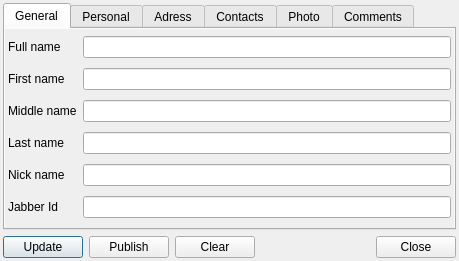
<ui version="4.0" >
 <class>VCardDialogClass</class>
 <widget class="QDialog" name="VCardDialogClass" >
  <property name="geometry" >
   <rect>
    <x>0</x>
    <y>0</y>
    <width>459</width>
    <height>259</height>
   </rect>
  </property>
  <property name="windowTitle" >
   <string>VCardDialog</string>
  </property>
  <layout class="QVBoxLayout" >
   <property name="leftMargin" >
    <number>3</number>
   </property>
   <property name="topMargin" >
    <number>3</number>
   </property>
   <property name="rightMargin" >
    <number>3</number>
   </property>
   <property name="bottomMargin" >
    <number>3</number>
   </property>
   <item>
    <widget class="QTabWidget" name="twtVCard" >
     <property name="currentIndex" >
      <number>0</number>
     </property>
     <widget class="QWidget" name="tabGeberal" >
      <property name="autoFillBackground" >
       <bool>true</bool>
      </property>
      <attribute name="title" >
       <string>General</string>
      </attribute>
      <layout class="QGridLayout" >
       <property name="leftMargin" >
        <number>3</number>
       </property>
       <property name="topMargin" >
        <number>3</number>
       </property>
       <property name="rightMargin" >
        <number>3</number>
       </property>
       <property name="bottomMargin" >
        <number>3</number>
       </property>
       <item row="0" column="0" >
        <widget class="QLabel" name="lblFullName" >
         <property name="text" >
          <string>Full name</string>
         </property>
         <property name="buddy" >
          <cstring>lneFullName</cstring>
         </property>
        </widget>
       </item>
       <item row="0" column="1" >
        <widget class="QLineEdit" name="lneFullName" />
       </item>
       <item row="1" column="0" >
        <widget class="QLabel" name="lblFirstName" >
         <property name="text" >
          <string>First name</string>
         </property>
         <property name="buddy" >
          <cstring>lneFirstName</cstring>
         </property>
        </widget>
       </item>
       <item row="1" column="1" >
        <widget class="QLineEdit" name="lneFirstName" />
       </item>
       <item row="2" column="0" >
        <widget class="QLabel" name="lblMiddleName" >
         <property name="text" >
          <string>Middle name</string>
         </property>
         <property name="buddy" >
          <cstring>lneMiddleName</cstring>
         </property>
        </widget>
       </item>
       <item row="2" column="1" >
        <widget class="QLineEdit" name="lneMiddleName" />
       </item>
       <item row="3" column="0" >
        <widget class="QLabel" name="lblLastName" >
         <property name="text" >
          <string>Last name</string>
         </property>
         <property name="buddy" >
          <cstring>lneLastName</cstring>
         </property>
        </widget>
       </item>
       <item row="3" column="1" >
        <widget class="QLineEdit" name="lneLastName" />
       </item>
       <item row="4" column="0" >
        <widget class="QLabel" name="lblNickName" >
         <property name="text" >
          <string>Nick name</string>
         </property>
         <property name="buddy" >
          <cstring>lneNickName</cstring>
         </property>
        </widget>
       </item>
       <item row="4" column="1" >
        <widget class="QLineEdit" name="lneNickName" />
       </item>
       <item row="5" column="0" >
        <widget class="QLabel" name="lblJabberId" >
         <property name="text" >
          <string>Jabber Id</string>
         </property>
         <property name="buddy" >
          <cstring>lneJabberId</cstring>
         </property>
        </widget>
       </item>
       <item row="5" column="1" >
        <widget class="QLineEdit" name="lneJabberId" />
       </item>
      </layout>
     </widget>
     <widget class="QWidget" name="tabPersonal" >
      <property name="autoFillBackground" >
       <bool>true</bool>
      </property>
      <attribute name="title" >
       <string>Personal</string>
      </attribute>
      <layout class="QGridLayout" >
       <property name="leftMargin" >
        <number>3</number>
       </property>
       <property name="topMargin" >
        <number>3</number>
       </property>
       <property name="rightMargin" >
        <number>3</number>
       </property>
       <property name="bottomMargin" >
        <number>3</number>
       </property>
       <item row="0" column="0" >
        <widget class="QLabel" name="lblBirthday" >
         <property name="text" >
          <string>Birthday</string>
         </property>
         <property name="buddy" >
          <cstring>dedBirthday</cstring>
         </property>
        </widget>
       </item>
       <item row="0" column="1" >
        <widget class="QDateEdit" name="dedBirthday" >
         <property name="sizePolicy" >
          <sizepolicy vsizetype="Fixed" hsizetype="Expanding" >
           <horstretch>0</horstretch>
           <verstretch>0</verstretch>
          </sizepolicy>
         </property>
         <property name="calendarPopup" >
          <bool>true</bool>
         </property>
         <property name="currentSectionIndex" >
          <number>0</number>
         </property>
        </widget>
       </item>
       <item row="0" column="2" >
        <widget class="QLabel" name="lblGender" >
         <property name="text" >
          <string>Gender</string>
         </property>
         <property name="buddy" >
          <cstring>cmbGender</cstring>
         </property>
        </widget>
       </item>
       <item row="0" column="3" >
        <widget class="QComboBox" name="cmbGender" >
         <property name="sizePolicy" >
          <sizepolicy vsizetype="Fixed" hsizetype="Expanding" >
           <horstretch>0</horstretch>
           <verstretch>0</verstretch>
          </sizepolicy>
         </property>
         <property name="editable" >
          <bool>true</bool>
         </property>
         <item>
          <property name="text" >
           <string>Male</string>
          </property>
         </item>
         <item>
          <property name="text" >
           <string>Female</string>
          </property>
         </item>
        </widget>
       </item>
       <item row="1" column="0" >
        <widget class="QLabel" name="lblMaritial" >
         <property name="text" >
          <string>Maritial status</string>
         </property>
         <property name="buddy" >
          <cstring>lneMaritial</cstring>
         </property>
        </widget>
       </item>
       <item row="1" column="1" colspan="3" >
        <widget class="QLineEdit" name="lneMaritial" />
       </item>
       <item row="2" column="0" >
        <widget class="QLabel" name="lblOcuupation" >
         <property name="text" >
          <string>Occupation</string>
         </property>
         <property name="buddy" >
          <cstring>lneTitle</cstring>
         </property>
        </widget>
       </item>
       <item row="2" column="1" colspan="3" >
        <widget class="QLineEdit" name="lneTitle" />
       </item>
       <item row="3" column="0" >
        <widget class="QLabel" name="lblCompany" >
         <property name="text" >
          <string>Company</string>
         </property>
         <property name="buddy" >
          <cstring>lneCompany</cstring>
         </property>
        </widget>
       </item>
       <item row="3" column="1" colspan="3" >
        <widget class="QLineEdit" name="lneCompany" />
       </item>
       <item row="4" column="0" >
        <widget class="QLabel" name="lblDepartment" >
         <property name="text" >
          <string>Department</string>
         </property>
         <property name="buddy" >
          <cstring>lneDepartment</cstring>
         </property>
        </widget>
       </item>
       <item row="4" column="1" colspan="3" >
        <widget class="QLineEdit" name="lneDepartment" />
       </item>
       <item row="5" column="0" >
        <widget class="QLabel" name="lblRole" >
         <property name="text" >
          <string>Role</string>
         </property>
         <property name="buddy" >
          <cstring>lneRole</cstring>
         </property>
        </widget>
       </item>
       <item row="5" column="1" colspan="3" >
        <widget class="QLineEdit" name="lneRole" />
       </item>
       <item row="6" column="0" >
        <widget class="QLabel" name="lblHomePage" >
         <property name="text" >
          <string>Home page</string>
         </property>
         <property name="buddy" >
          <cstring>lneHomePage</cstring>
         </property>
        </widget>
       </item>
       <item row="6" column="1" colspan="3" >
        <widget class="QLineEdit" name="lneHomePage" />
       </item>
      </layout>
     </widget>
     <widget class="QWidget" name="tabAdress" >
      <property name="autoFillBackground" >
       <bool>true</bool>
      </property>
      <attribute name="title" >
       <string>Adress</string>
      </attribute>
      <layout class="QHBoxLayout" >
       <property name="leftMargin" >
        <number>3</number>
       </property>
       <property name="topMargin" >
        <number>3</number>
       </property>
       <property name="rightMargin" >
        <number>3</number>
       </property>
       <property name="bottomMargin" >
        <number>3</number>
       </property>
       <item>
        <widget class="QGroupBox" name="grbHomeAdress" >
         <property name="title" >
          <string>Home</string>
         </property>
         <property name="flat" >
          <bool>true</bool>
         </property>
         <layout class="QGridLayout" >
          <property name="leftMargin" >
           <number>0</number>
          </property>
          <property name="topMargin" >
           <number>0</number>
          </property>
          <property name="rightMargin" >
           <number>0</number>
          </property>
          <property name="bottomMargin" >
           <number>0</number>
          </property>
          <item row="0" column="0" >
           <widget class="QLabel" name="lblHomeStreet" >
            <property name="text" >
             <string>Street</string>
            </property>
            <property name="buddy" >
             <cstring>lneHomeStreet</cstring>
            </property>
           </widget>
          </item>
          <item row="0" column="1" >
           <widget class="QLineEdit" name="lneHomeStreet" />
          </item>
          <item row="1" column="0" >
           <widget class="QLabel" name="lblHomeCity" >
            <property name="text" >
             <string>City</string>
            </property>
            <property name="buddy" >
             <cstring>lneHomeCity</cstring>
            </property>
           </widget>
          </item>
          <item row="1" column="1" >
           <widget class="QLineEdit" name="lneHomeCity" />
          </item>
          <item row="2" column="0" >
           <widget class="QLabel" name="lblHomeState" >
            <property name="text" >
             <string>State</string>
            </property>
            <property name="buddy" >
             <cstring>lneHomeState</cstring>
            </property>
           </widget>
          </item>
          <item row="2" column="1" >
           <widget class="QLineEdit" name="lneHomeState" />
          </item>
          <item row="3" column="0" >
           <widget class="QLabel" name="lblHomeZip" >
            <property name="text" >
             <string>Zip code</string>
            </property>
            <property name="buddy" >
             <cstring>lneHomeZip</cstring>
            </property>
           </widget>
          </item>
          <item row="3" column="1" >
           <widget class="QLineEdit" name="lneHomeZip" />
          </item>
          <item row="4" column="0" >
           <widget class="QLabel" name="lblHomeCountry" >
            <property name="text" >
             <string>Country</string>
            </property>
            <property name="buddy" >
             <cstring>lneHomeCountry</cstring>
            </property>
           </widget>
          </item>
          <item row="4" column="1" >
           <widget class="QLineEdit" name="lneHomeCountry" />
          </item>
         </layout>
        </widget>
       </item>
       <item>
        <widget class="QGroupBox" name="grbWorkAdress" >
         <property name="title" >
          <string>Work</string>
         </property>
         <property name="flat" >
          <bool>true</bool>
         </property>
         <layout class="QGridLayout" >
          <property name="leftMargin" >
           <number>0</number>
          </property>
          <property name="topMargin" >
           <number>0</number>
          </property>
          <property name="rightMargin" >
           <number>0</number>
          </property>
          <property name="bottomMargin" >
           <number>0</number>
          </property>
          <item row="0" column="0" >
           <widget class="QLabel" name="lblWorkStreet" >
            <property name="text" >
             <string>Street</string>
            </property>
            <property name="buddy" >
             <cstring>lneWorkStreet</cstring>
            </property>
           </widget>
          </item>
          <item row="0" column="1" >
           <widget class="QLineEdit" name="lneWorkStreet" />
          </item>
          <item row="1" column="0" >
           <widget class="QLabel" name="lblWorkCity" >
            <property name="text" >
             <string>City</string>
            </property>
            <property name="buddy" >
             <cstring>lneWorkCity</cstring>
            </property>
           </widget>
          </item>
          <item row="1" column="1" >
           <widget class="QLineEdit" name="lneWorkCity" />
          </item>
          <item row="2" column="0" >
           <widget class="QLabel" name="lblWorkState" >
            <property name="text" >
             <string>State</string>
            </property>
            <property name="buddy" >
             <cstring>lneWorkState</cstring>
            </property>
           </widget>
          </item>
          <item row="2" column="1" >
           <widget class="QLineEdit" name="lneWorkState" />
          </item>
          <item row="3" column="0" >
           <widget class="QLabel" name="lblWorkZip" >
            <property name="text" >
             <string>Zip code</string>
            </property>
            <property name="buddy" >
             <cstring>lneWorkZip</cstring>
            </property>
           </widget>
          </item>
          <item row="3" column="1" >
           <widget class="QLineEdit" name="lneWorkZip" />
          </item>
          <item row="4" column="0" >
           <widget class="QLabel" name="lblWorkCountry" >
            <property name="text" >
             <string>Country</string>
            </property>
            <property name="buddy" >
             <cstring>lneWorkCountry</cstring>
            </property>
           </widget>
          </item>
          <item row="4" column="1" >
           <widget class="QLineEdit" name="lneWorkCountry" />
          </item>
         </layout>
        </widget>
       </item>
      </layout>
     </widget>
     <widget class="QWidget" name="tabContacts" >
      <property name="autoFillBackground" >
       <bool>true</bool>
      </property>
      <attribute name="title" >
       <string>Contacts</string>
      </attribute>
      <layout class="QHBoxLayout" >
       <property name="leftMargin" >
        <number>3</number>
       </property>
       <property name="topMargin" >
        <number>3</number>
       </property>
       <property name="rightMargin" >
        <number>3</number>
       </property>
       <property name="bottomMargin" >
        <number>3</number>
       </property>
       <item>
        <widget class="QGroupBox" name="grbEmail" >
         <property name="title" >
          <string>E-Mail</string>
         </property>
         <property name="flat" >
          <bool>true</bool>
         </property>
         <layout class="QVBoxLayout" >
          <property name="leftMargin" >
           <number>0</number>
          </property>
          <property name="topMargin" >
           <number>0</number>
          </property>
          <property name="rightMargin" >
           <number>0</number>
          </property>
          <property name="bottomMargin" >
           <number>0</number>
          </property>
          <item>
           <widget class="QListWidget" name="ltwEmails" />
          </item>
          <item>
           <layout class="QHBoxLayout" >
            <item>
             <widget class="QToolButton" name="tlbEmailAdd" >
              <property name="text" >
               <string>Add</string>
              </property>
             </widget>
            </item>
            <item>
             <widget class="QToolButton" name="tlbEmailDelete" >
              <property name="text" >
               <string>Delete</string>
              </property>
             </widget>
            </item>
            <item>
             <spacer>
              <property name="orientation" >
               <enum>Qt::Horizontal</enum>
              </property>
              <property name="sizeHint" >
               <size>
                <width>40</width>
                <height>0</height>
               </size>
              </property>
             </spacer>
            </item>
           </layout>
          </item>
         </layout>
        </widget>
       </item>
       <item>
        <widget class="QGroupBox" name="grbPhone" >
         <property name="title" >
          <string>Phone</string>
         </property>
         <property name="flat" >
          <bool>true</bool>
         </property>
         <layout class="QVBoxLayout" >
          <property name="leftMargin" >
           <number>0</number>
          </property>
          <property name="topMargin" >
           <number>0</number>
          </property>
          <property name="rightMargin" >
           <number>0</number>
          </property>
          <property name="bottomMargin" >
           <number>0</number>
          </property>
          <item>
           <widget class="QListWidget" name="ltwPhones" />
          </item>
          <item>
           <layout class="QHBoxLayout" >
            <item>
             <widget class="QToolButton" name="tlbPhoneAdd" >
              <property name="text" >
               <string>Add</string>
              </property>
             </widget>
            </item>
            <item>
             <widget class="QToolButton" name="tlbPhoneDelete" >
              <property name="text" >
               <string>Delete</string>
              </property>
             </widget>
            </item>
            <item>
             <spacer>
              <property name="orientation" >
               <enum>Qt::Horizontal</enum>
              </property>
              <property name="sizeHint" >
               <size>
                <width>20</width>
                <height>0</height>
               </size>
              </property>
             </spacer>
            </item>
           </layout>
          </item>
         </layout>
        </widget>
       </item>
      </layout>
     </widget>
     <widget class="QWidget" name="tabPhoto" >
      <property name="autoFillBackground" >
       <bool>true</bool>
      </property>
      <attribute name="title" >
       <string>Photo</string>
      </attribute>
      <layout class="QHBoxLayout" >
       <property name="leftMargin" >
        <number>3</number>
       </property>
       <property name="topMargin" >
        <number>3</number>
       </property>
       <property name="rightMargin" >
        <number>3</number>
       </property>
       <property name="bottomMargin" >
        <number>3</number>
       </property>
       <item>
        <widget class="QGroupBox" name="grbPhoto" >
         <property name="title" >
          <string>Photo</string>
         </property>
         <property name="flat" >
          <bool>true</bool>
         </property>
         <layout class="QVBoxLayout" >
          <property name="leftMargin" >
           <number>0</number>
          </property>
          <property name="topMargin" >
           <number>0</number>
          </property>
          <property name="rightMargin" >
           <number>0</number>
          </property>
          <property name="bottomMargin" >
           <number>0</number>
          </property>
          <item>
           <widget class="QLabel" name="lblPhoto" >
            <property name="sizePolicy" >
             <sizepolicy vsizetype="Expanding" hsizetype="Expanding" >
              <horstretch>0</horstretch>
              <verstretch>0</verstretch>
             </sizepolicy>
            </property>
            <property name="frameShape" >
             <enum>QFrame::Box</enum>
            </property>
            <property name="text" >
             <string/>
            </property>
            <property name="alignment" >
             <set>Qt::AlignCenter</set>
            </property>
           </widget>
          </item>
          <item>
           <layout class="QHBoxLayout" >
            <item>
             <widget class="QToolButton" name="tlbPhotoSave" >
              <property name="text" >
               <string>Save</string>
              </property>
             </widget>
            </item>
            <item>
             <widget class="QToolButton" name="tlbPhotoLoad" >
              <property name="text" >
               <string>Load</string>
              </property>
             </widget>
            </item>
            <item>
             <widget class="QToolButton" name="tlbPhotoClear" >
              <property name="text" >
               <string>Clear</string>
              </property>
             </widget>
            </item>
           </layout>
          </item>
         </layout>
        </widget>
       </item>
       <item>
        <widget class="QGroupBox" name="grbLogo" >
         <property name="title" >
          <string>Logo</string>
         </property>
         <property name="flat" >
          <bool>true</bool>
         </property>
         <layout class="QVBoxLayout" >
          <property name="leftMargin" >
           <number>0</number>
          </property>
          <property name="topMargin" >
           <number>0</number>
          </property>
          <property name="rightMargin" >
           <number>0</number>
          </property>
          <property name="bottomMargin" >
           <number>0</number>
          </property>
          <item>
           <widget class="QLabel" name="lblLogo" >
            <property name="sizePolicy" >
             <sizepolicy vsizetype="Expanding" hsizetype="Expanding" >
              <horstretch>0</horstretch>
              <verstretch>0</verstretch>
             </sizepolicy>
            </property>
            <property name="frameShape" >
             <enum>QFrame::Box</enum>
            </property>
            <property name="text" >
             <string/>
            </property>
            <property name="alignment" >
             <set>Qt::AlignCenter</set>
            </property>
           </widget>
          </item>
          <item>
           <layout class="QHBoxLayout" >
            <item>
             <widget class="QToolButton" name="tlbLogoSave" >
              <property name="text" >
               <string>Save</string>
              </property>
             </widget>
            </item>
            <item>
             <widget class="QToolButton" name="tlbLogoLoad" >
              <property name="text" >
               <string>Load</string>
              </property>
             </widget>
            </item>
            <item>
             <widget class="QToolButton" name="tlbLogoClear" >
              <property name="text" >
               <string>Clear</string>
              </property>
             </widget>
            </item>
           </layout>
          </item>
         </layout>
        </widget>
       </item>
      </layout>
     </widget>
     <widget class="QWidget" name="tabComments" >
      <property name="autoFillBackground" >
       <bool>true</bool>
      </property>
      <attribute name="title" >
       <string>Comments</string>
      </attribute>
      <layout class="QVBoxLayout" >
       <property name="leftMargin" >
        <number>3</number>
       </property>
       <property name="topMargin" >
        <number>3</number>
       </property>
       <property name="rightMargin" >
        <number>3</number>
       </property>
       <property name="bottomMargin" >
        <number>3</number>
       </property>
       <item>
        <widget class="QTextEdit" name="tedComments" />
       </item>
      </layout>
     </widget>
    </widget>
   </item>
   <item>
    <widget class="QWidget" native="1" name="widget" >
     <layout class="QHBoxLayout" >
      <property name="leftMargin" >
       <number>0</number>
      </property>
      <property name="topMargin" >
       <number>0</number>
      </property>
      <property name="rightMargin" >
       <number>0</number>
      </property>
      <property name="bottomMargin" >
       <number>0</number>
      </property>
      <item>
       <widget class="QPushButton" name="pbtUpdate" >
        <property name="text" >
         <string>Update</string>
        </property>
       </widget>
      </item>
      <item>
       <widget class="QPushButton" name="pbtPublish" >
        <property name="text" >
         <string>Publish</string>
        </property>
       </widget>
      </item>
      <item>
       <widget class="QPushButton" name="pbtClear" >
        <property name="text" >
         <string>Clear</string>
        </property>
       </widget>
      </item>
      <item>
       <spacer>
        <property name="orientation" >
         <enum>Qt::Horizontal</enum>
        </property>
        <property name="sizeHint" >
         <size>
          <width>40</width>
          <height>20</height>
         </size>
        </property>
       </spacer>
      </item>
      <item>
       <widget class="QPushButton" name="pbtClose" >
        <property name="text" >
         <string>Close</string>
        </property>
       </widget>
      </item>
     </layout>
    </widget>
   </item>
  </layout>
 </widget>
 <layoutdefault spacing="6" margin="11" />
 <tabstops>
  <tabstop>twtVCard</tabstop>
  <tabstop>lneFullName</tabstop>
  <tabstop>lneFirstName</tabstop>
  <tabstop>lneMiddleName</tabstop>
  <tabstop>lneLastName</tabstop>
  <tabstop>lneNickName</tabstop>
  <tabstop>lneJabberId</tabstop>
  <tabstop>dedBirthday</tabstop>
  <tabstop>cmbGender</tabstop>
  <tabstop>lneMaritial</tabstop>
  <tabstop>lneTitle</tabstop>
  <tabstop>lneDepartment</tabstop>
  <tabstop>lneCompany</tabstop>
  <tabstop>lneRole</tabstop>
  <tabstop>lneHomePage</tabstop>
  <tabstop>lneHomeStreet</tabstop>
  <tabstop>lneHomeCity</tabstop>
  <tabstop>lneHomeState</tabstop>
  <tabstop>lneHomeZip</tabstop>
  <tabstop>lneHomeCountry</tabstop>
  <tabstop>lneWorkStreet</tabstop>
  <tabstop>lneWorkCity</tabstop>
  <tabstop>lneWorkState</tabstop>
  <tabstop>lneWorkZip</tabstop>
  <tabstop>lneWorkCountry</tabstop>
  <tabstop>pbtUpdate</tabstop>
  <tabstop>pbtPublish</tabstop>
  <tabstop>pbtClose</tabstop>
 </tabstops>
 <resources/>
 <connections/>
</ui>
